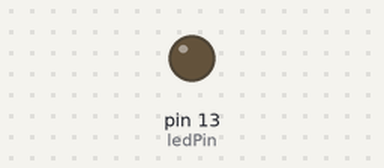
This sketch was run on a simulated Arduino Uno, built with avr-gcc and run on an emulated ATmega328P. On the bench: output pins drawn as LEDs (lit = HIGH).

Above: at 1.4 s.
At 17.1 s:
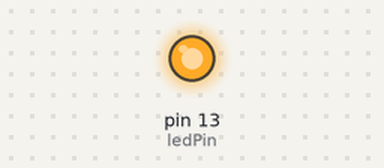
Timing chart, 0 to 17.4 s (numbered marks = the images above):
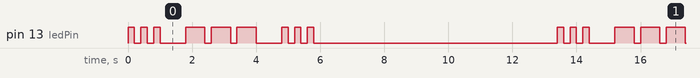

Measured:
- by itself, pin 13 (ledPin): repeats every 13.4 s: 2 × (LOW 0.20 s, HIGH 0.20 s), LOW 0.80 s, 2 × (HIGH 0.60 s, LOW 0.20 s), HIGH 0.60 s, LOW 0.80 s, 2 × (HIGH 0.20 s, LOW 0.20 s), HIGH 0.20 s, LOW 7.6 s, HIGH 0.20 s
- by itself, everything shown: repeats every 13.4 s, in 18 steps

The sketch:

morsegenerator.ino
```cpp
int ledPin = 13;
int pulseDelay = 200;
int spacerDelay = 600;
int wordDelay = 1400;

void setup()
{
	pinMode(ledPin,OUTPUT);
}

void loop()
{
	dot();
        dot();
        dot();
        delay(spacerDelay);
	dash();
	dash();
	dash();
	delay(spacerDelay);
	dot();
	dot();
	dot();
	delay(wordDelay);
	delay(6000);
}

void dash()
{
	int dashInterval = 600;

	digitalWrite(ledPin,HIGH);
	delay(dashInterval);
	digitalWrite(ledPin,LOW);
	delay(pulseDelay);
}

void dot()
{
	int dotInterval = 200;

	digitalWrite(ledPin,HIGH);
	delay(dotInterval);
	digitalWrite(ledPin,LOW);
	delay(pulseDelay);
}
```
